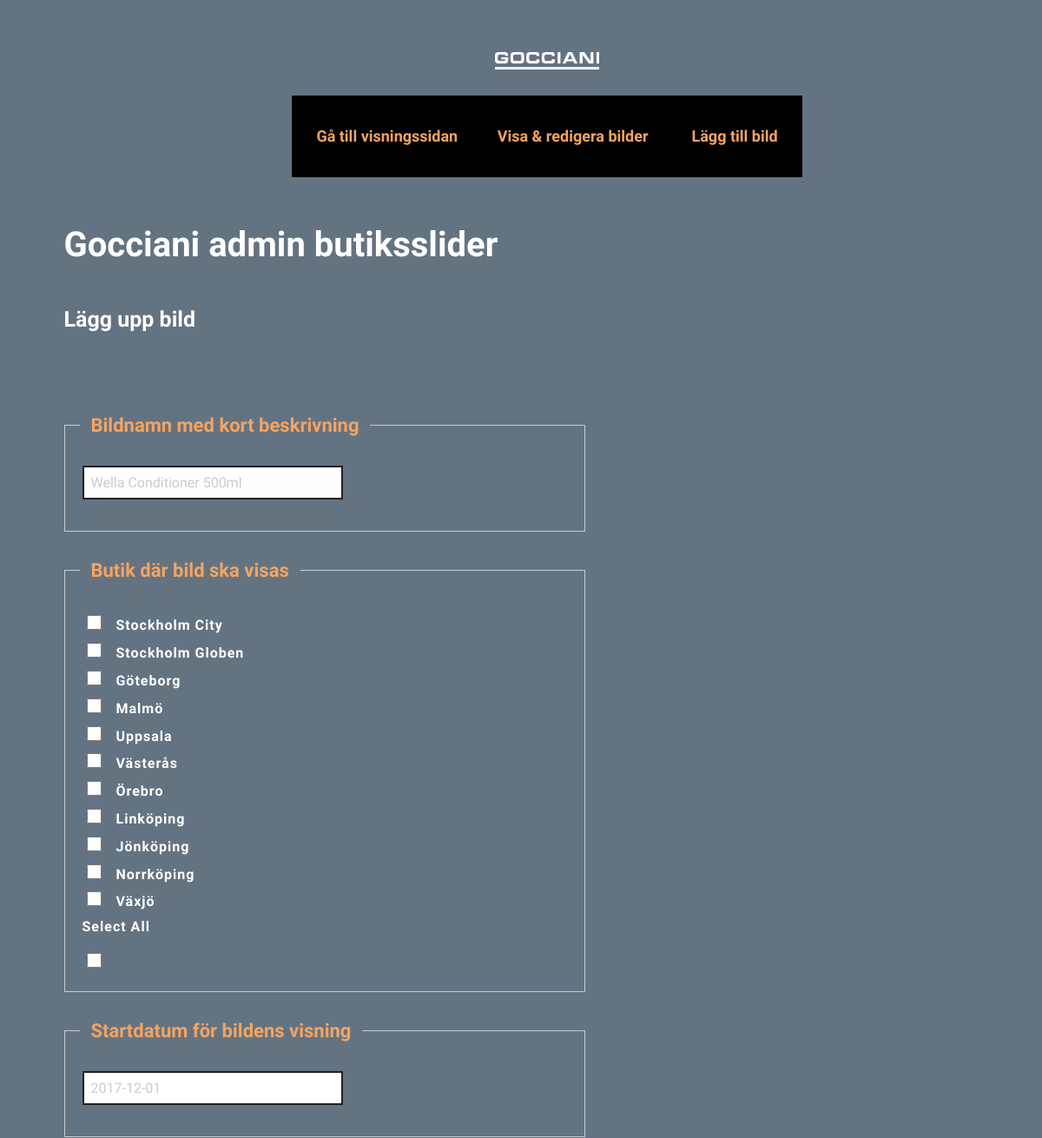
Page /add-image.php (upper part) on the earlier database version.
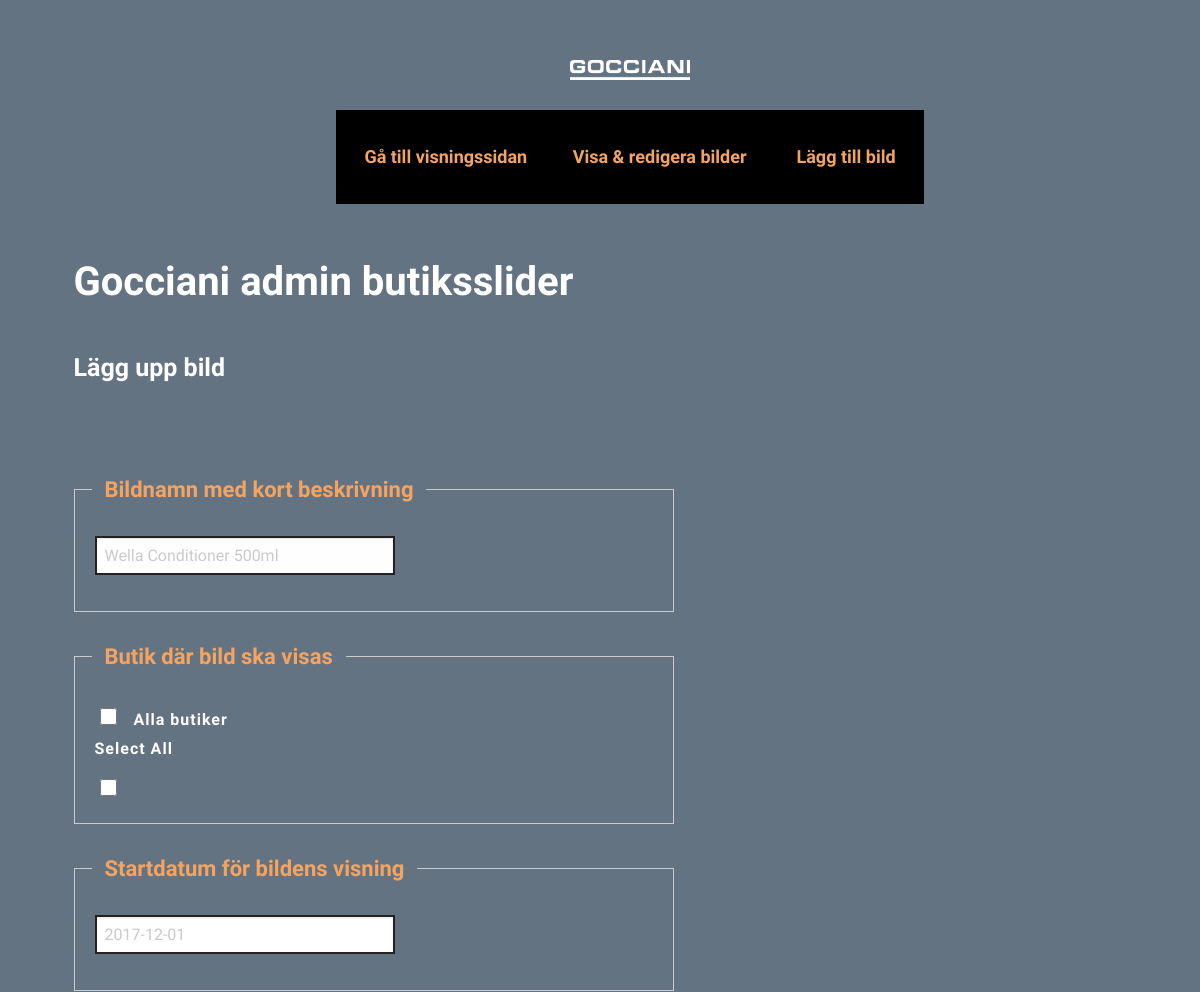
Same page on the later database version.
### tables this page shows
CREATE TABLE `shops` (
  `shop_id` int(11) UNSIGNED NOT NULL,
  `city` varchar(100) DEFAULT NULL
);

### add-image.php (the view, shortened to what this page needs)
<?php
include 'inc/connection.php';
$sql = 'SELECT
            shop_id,
            city
        FROM shops';
$statement = $pdo->prepare($sql);
$statement->execute();
$shops = $statement->fetchAll();
?>
<!DOCTYPE html>
<html>
    <head>
        <?php require 'inc/head-resources.php'; ?>
    </head>
    <body>
        <?php require 'inc/header.php'; ?>
        <div class="row">
            <div class="small-12 columns">
                <h2>Gocciani admin butiksslider</h2>
                <h4>Lägg upp bild</h4>
            </div>
        </div>
        <div class="row">
            <div class="small-12 columns">
                <form action="" method="post" enctype="multipart/form-data">
                    <div class="small-12 cell">
                        <fieldset class="small-4 cell fieldset">
                            <legend>Bildnamn med kort beskrivning</legend>
                        <input type="text" name="imageTitle" id="imageTitle" placeholder="Wella Conditioner 500ml" value="<?php echo isset($imageTitle) ? $imageTitle : ''; ?>" required>
                        </fieldset>
                    </div>
                    <div class="small-12 cell">
                        <fieldset class="small-12 cell fieldset">
                            <legend>Butik där bild ska visas</legend>
                            <?php
                            foreach ($shops as $shop) {
                                $shopId = $shop['shop_id'];
                                $shopCity = $shop['city'];
                                $checked = isset($selectedShops) && in_array($shopId, $selectedShops) ? 'checked' : '';
                                ?>
                            <div id="checkboxes">
    <input type="checkbox" name="shops[]" id="shop<?php echo $shopId; ?>" value="<?php echo $shopId; ?>"
    <?php echo $checked; ?> >
                                <label for="shop<?php echo $shopId; ?>">
                                    <?php echo $shopCity; ?>
                                </label>
                            </div>
                                <?php
                            }
                            ?>
                                 <label for="selectall" id="selectControl">Select All</label>
                                 <input type="checkbox" id="selectall" />
                        </fieldset>
                    </div>
                    <div class="small-4 cell">
                         <fieldset class="small-4 cell fieldset">
                            <legend>Startdatum för bildens visning</legend>
                        <input type="text" class="datepicker" name='displayStartDate' id="displayStartDate" value="<?php echo isset($displayStartDate) ? $displayStartDate : ''; ?>" required placeholder="2017-12-01">
                        </fieldset>
                    </div>
                </form>
            </div>
        </div>
    </body>
</html>

Differences in the rows shown:
removed shops: city "Stockholm City"
removed shops: city "Stockholm Globen"
removed shops: city "Göteborg"
removed shops: city "Malmö"
removed shops: city "Uppsala"
removed shops: city "Västerås"
removed shops: city "Örebro"
removed shops: city "Linköping"
removed shops: city "Jönköping"
removed shops: city "Norrköping"
removed shops: city "Växjö"
added shops: city "Alla butiker"
